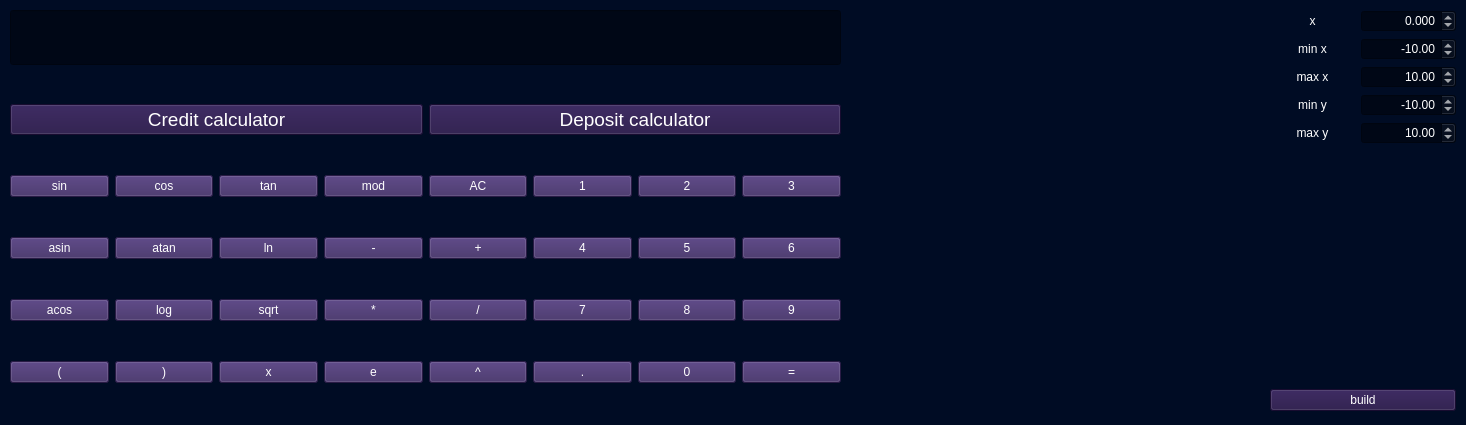
<?xml version="1.0" encoding="UTF-8"?>
<ui version="4.0">
 <class>MainWindow</class>
 <widget class="QMainWindow" name="MainWindow">
  <property name="geometry">
   <rect>
    <x>0</x>
    <y>0</y>
    <width>1466</width>
    <height>425</height>
   </rect>
  </property>
  <property name="sizePolicy">
   <sizepolicy hsizetype="Preferred" vsizetype="Preferred">
    <horstretch>0</horstretch>
    <verstretch>0</verstretch>
   </sizepolicy>
  </property>
  <property name="windowTitle">
   <string>MainWindow</string>
  </property>
  <property name="toolTip">
   <string/>
  </property>
  <property name="styleSheet">
   <string notr="true">background-color: rgb(0, 12, 36)</string>
  </property>
  <widget class="QWidget" name="centralwidget">
   <property name="sizePolicy">
    <sizepolicy hsizetype="Fixed" vsizetype="Fixed">
     <horstretch>0</horstretch>
     <verstretch>0</verstretch>
    </sizepolicy>
   </property>
   <widget class="QLineEdit" name="lineEdit_expression">
    <property name="geometry">
     <rect>
      <x>10</x>
      <y>10</y>
      <width>831</width>
      <height>55</height>
     </rect>
    </property>
    <property name="font">
     <font>
      <pointsize>20</pointsize>
     </font>
    </property>
    <property name="styleSheet">
     <string notr="true">background-color: rgb(0, 7, 22);
color: rgb(255, 255, 255);</string>
    </property>
    <property name="maxLength">
     <number>255</number>
    </property>
    <property name="alignment">
     <set>Qt::AlignRight|Qt::AlignTrailing|Qt::AlignVCenter</set>
    </property>
    <property name="readOnly">
     <bool>false</bool>
    </property>
   </widget>
   <widget class="QWidget" name="gridLayoutWidget_3">
    <property name="geometry">
     <rect>
      <x>10</x>
      <y>70</y>
      <width>831</width>
      <height>351</height>
     </rect>
    </property>
    <layout class="QGridLayout" name="tok_buttons_grid">
     <item row="3" column="1">
      <widget class="QPushButton" name="atan_button_f">
       <property name="styleSheet">
        <string notr="true">background-color: rgb(58, 38, 96);
color: rgb(255, 255, 255);</string>
       </property>
       <property name="text">
        <string>atan</string>
       </property>
      </widget>
     </item>
     <item row="4" column="1">
      <widget class="QPushButton" name="log_button_f">
       <property name="styleSheet">
        <string notr="true">background-color: rgb(58, 38, 96);
color: rgb(255, 255, 255);</string>
       </property>
       <property name="text">
        <string>log</string>
       </property>
      </widget>
     </item>
     <item row="2" column="3">
      <widget class="QPushButton" name="mod_button_p">
       <property name="styleSheet">
        <string notr="true">background-color: rgb(58, 38, 96);
color: rgb(255, 255, 255);</string>
       </property>
       <property name="text">
        <string>mod</string>
       </property>
      </widget>
     </item>
     <item row="2" column="7">
      <widget class="QPushButton" name="three_button_n">
       <property name="styleSheet">
        <string notr="true">background-color: rgb(58, 38, 96);
color: rgb(255, 255, 255);</string>
       </property>
       <property name="text">
        <string>3</string>
       </property>
      </widget>
     </item>
     <item row="5" column="2">
      <widget class="QPushButton" name="x_button_n">
       <property name="styleSheet">
        <string notr="true">background-color: rgb(58, 38, 96);
color: rgb(255, 255, 255);</string>
       </property>
       <property name="text">
        <string>x</string>
       </property>
      </widget>
     </item>
     <item row="3" column="7">
      <widget class="QPushButton" name="six_button_n">
       <property name="styleSheet">
        <string notr="true">background-color: rgb(58, 38, 96);
color: rgb(255, 255, 255);</string>
       </property>
       <property name="text">
        <string>6</string>
       </property>
      </widget>
     </item>
     <item row="3" column="5">
      <widget class="QPushButton" name="four_button_n">
       <property name="styleSheet">
        <string notr="true">background-color: rgb(58, 38, 96);
color: rgb(255, 255, 255);</string>
       </property>
       <property name="text">
        <string>4</string>
       </property>
      </widget>
     </item>
     <item row="5" column="6">
      <widget class="QPushButton" name="zero_button_n">
       <property name="styleSheet">
        <string notr="true">background-color: rgb(58, 38, 96);
color: rgb(255, 255, 255);</string>
       </property>
       <property name="text">
        <string>0</string>
       </property>
      </widget>
     </item>
     <item row="5" column="0">
      <widget class="QPushButton" name="leftp_button_n">
       <property name="styleSheet">
        <string notr="true">background-color: rgb(58, 38, 96);
color: rgb(255, 255, 255);</string>
       </property>
       <property name="text">
        <string>(</string>
       </property>
      </widget>
     </item>
     <item row="4" column="3">
      <widget class="QPushButton" name="mult_button_p">
       <property name="styleSheet">
        <string notr="true">background-color: rgb(58, 38, 96);
color: rgb(255, 255, 255);</string>
       </property>
       <property name="text">
        <string>*</string>
       </property>
      </widget>
     </item>
     <item row="4" column="0">
      <widget class="QPushButton" name="acos_button_f">
       <property name="styleSheet">
        <string notr="true">background-color: rgb(58, 38, 96);
color: rgb(255, 255, 255);</string>
       </property>
       <property name="text">
        <string>acos</string>
       </property>
      </widget>
     </item>
     <item row="2" column="2">
      <widget class="QPushButton" name="tan_button_f">
       <property name="styleSheet">
        <string notr="true">background-color: rgb(58, 38, 96);
color: rgb(255, 255, 255);</string>
       </property>
       <property name="text">
        <string>tan</string>
       </property>
      </widget>
     </item>
     <item row="2" column="1">
      <widget class="QPushButton" name="cos_button_f">
       <property name="styleSheet">
        <string notr="true">background-color: rgb(58, 38, 96);
color: rgb(255, 255, 255);</string>
       </property>
       <property name="text">
        <string>cos</string>
       </property>
      </widget>
     </item>
     <item row="4" column="2">
      <widget class="QPushButton" name="sqrt_button_f">
       <property name="styleSheet">
        <string notr="true">background-color: rgb(58, 38, 96);
color: rgb(255, 255, 255);</string>
       </property>
       <property name="text">
        <string>sqrt</string>
       </property>
      </widget>
     </item>
     <item row="5" column="1">
      <widget class="QPushButton" name="rightp_button_p">
       <property name="styleSheet">
        <string notr="true">background-color: rgb(58, 38, 96);
color: rgb(255, 255, 255);</string>
       </property>
       <property name="text">
        <string>)</string>
       </property>
      </widget>
     </item>
     <item row="3" column="4">
      <widget class="QPushButton" name="plus_button_p">
       <property name="styleSheet">
        <string notr="true">background-color: rgb(58, 38, 96);
color: rgb(255, 255, 255);</string>
       </property>
       <property name="text">
        <string>+</string>
       </property>
      </widget>
     </item>
     <item row="4" column="7">
      <widget class="QPushButton" name="nine_button_n">
       <property name="styleSheet">
        <string notr="true">background-color: rgb(58, 38, 96);
color: rgb(255, 255, 255);</string>
       </property>
       <property name="text">
        <string>9</string>
       </property>
      </widget>
     </item>
     <item row="5" column="3">
      <widget class="QPushButton" name="e_button_n">
       <property name="styleSheet">
        <string notr="true">background-color: rgb(58, 38, 96);
color: rgb(255, 255, 255);</string>
       </property>
       <property name="text">
        <string>e</string>
       </property>
      </widget>
     </item>
     <item row="4" column="4">
      <widget class="QPushButton" name="div_button_p">
       <property name="styleSheet">
        <string notr="true">background-color: rgb(58, 38, 96);
color: rgb(255, 255, 255);</string>
       </property>
       <property name="text">
        <string>/</string>
       </property>
      </widget>
     </item>
     <item row="2" column="0">
      <widget class="QPushButton" name="sin_button_f">
       <property name="styleSheet">
        <string notr="true">background-color: rgb(58, 38, 96);
color: rgb(255, 255, 255);</string>
       </property>
       <property name="text">
        <string>sin</string>
       </property>
      </widget>
     </item>
     <item row="2" column="6">
      <widget class="QPushButton" name="two_button_n">
       <property name="styleSheet">
        <string notr="true">background-color: rgb(58, 38, 96);
color: rgb(255, 255, 255);</string>
       </property>
       <property name="text">
        <string>2</string>
       </property>
      </widget>
     </item>
     <item row="5" column="4">
      <widget class="QPushButton" name="power_button_p">
       <property name="styleSheet">
        <string notr="true">background-color: rgb(58, 38, 96);
color: rgb(255, 255, 255);</string>
       </property>
       <property name="text">
        <string>^</string>
       </property>
      </widget>
     </item>
     <item row="3" column="6">
      <widget class="QPushButton" name="five_button_n">
       <property name="styleSheet">
        <string notr="true">background-color: rgb(58, 38, 96);
color: rgb(255, 255, 255);</string>
       </property>
       <property name="text">
        <string>5</string>
       </property>
      </widget>
     </item>
     <item row="2" column="4">
      <widget class="QPushButton" name="remove_button_o">
       <property name="styleSheet">
        <string notr="true">background-color: rgb(58, 38, 96);
color: rgb(255, 255, 255);</string>
       </property>
       <property name="text">
        <string>AC</string>
       </property>
      </widget>
     </item>
     <item row="3" column="2">
      <widget class="QPushButton" name="ln_button_f">
       <property name="styleSheet">
        <string notr="true">background-color: rgb(58, 38, 96);
color: rgb(255, 255, 255);</string>
       </property>
       <property name="text">
        <string>ln</string>
       </property>
      </widget>
     </item>
     <item row="5" column="5">
      <widget class="QPushButton" name="dot_button_n">
       <property name="styleSheet">
        <string notr="true">background-color: rgb(58, 38, 96);
color: rgb(255, 255, 255);</string>
       </property>
       <property name="text">
        <string>.</string>
       </property>
      </widget>
     </item>
     <item row="0" column="4" colspan="4">
      <widget class="QPushButton" name="deposit_button_o">
       <property name="font">
        <font>
         <pointsize>14</pointsize>
        </font>
       </property>
       <property name="styleSheet">
        <string notr="true">background-color: rgb(34, 17, 67);color: rgb(255, 255, 255);</string>
       </property>
       <property name="text">
        <string>Deposit calculator</string>
       </property>
      </widget>
     </item>
     <item row="4" column="5">
      <widget class="QPushButton" name="seven_button_n">
       <property name="styleSheet">
        <string notr="true">background-color: rgb(58, 38, 96);
color: rgb(255, 255, 255);</string>
       </property>
       <property name="text">
        <string>7</string>
       </property>
      </widget>
     </item>
     <item row="0" column="0" colspan="4">
      <widget class="QPushButton" name="credit_button_o">
       <property name="font">
        <font>
         <pointsize>14</pointsize>
        </font>
       </property>
       <property name="styleSheet">
        <string notr="true">background-color: rgb(34, 17, 67);color: rgb(255, 255, 255);</string>
       </property>
       <property name="text">
        <string>Credit calculator</string>
       </property>
      </widget>
     </item>
     <item row="4" column="6">
      <widget class="QPushButton" name="eight_button_n">
       <property name="styleSheet">
        <string notr="true">background-color: rgb(58, 38, 96);
color: rgb(255, 255, 255);</string>
       </property>
       <property name="text">
        <string>8</string>
       </property>
      </widget>
     </item>
     <item row="3" column="3">
      <widget class="QPushButton" name="minus_button_p">
       <property name="styleSheet">
        <string notr="true">background-color: rgb(58, 38, 96);
color: rgb(255, 255, 255);</string>
       </property>
       <property name="text">
        <string>-</string>
       </property>
      </widget>
     </item>
     <item row="3" column="0">
      <widget class="QPushButton" name="asin_button_f">
       <property name="styleSheet">
        <string notr="true">background-color: rgb(58, 38, 96);
color: rgb(255, 255, 255);</string>
       </property>
       <property name="text">
        <string>asin</string>
       </property>
      </widget>
     </item>
     <item row="5" column="7">
      <widget class="QPushButton" name="eq_button_o">
       <property name="styleSheet">
        <string notr="true">background-color: rgb(58, 38, 96);
color: rgb(255, 255, 255);</string>
       </property>
       <property name="text">
        <string>=</string>
       </property>
      </widget>
     </item>
     <item row="2" column="5">
      <widget class="QPushButton" name="one_button_n">
       <property name="styleSheet">
        <string notr="true">background-color: rgb(58, 38, 96);
color: rgb(255, 255, 255);</string>
       </property>
       <property name="text">
        <string>1</string>
       </property>
      </widget>
     </item>
    </layout>
   </widget>
   <widget class="QWidget" name="gridLayoutWidget_2">
    <property name="geometry">
     <rect>
      <x>1270</x>
      <y>10</y>
      <width>186</width>
      <height>401</height>
     </rect>
    </property>
    <layout class="QGridLayout" name="gridLayout">
     <item row="6" column="0">
      <spacer name="verticalSpacer">
       <property name="orientation">
        <enum>Qt::Vertical</enum>
       </property>
       <property name="sizeHint" stdset="0">
        <size>
         <width>20</width>
         <height>40</height>
        </size>
       </property>
      </spacer>
     </item>
     <item row="5" column="0" colspan="2">
      <widget class="QLabel" name="graphError_label">
       <property name="styleSheet">
        <string notr="true">color: rgb(255, 255, 255);</string>
       </property>
       <property name="text">
        <string/>
       </property>
       <property name="alignment">
        <set>Qt::AlignCenter</set>
       </property>
      </widget>
     </item>
     <item row="3" column="0">
      <widget class="QLabel" name="miny_label">
       <property name="styleSheet">
        <string notr="true">color: rgb(255, 255, 255);</string>
       </property>
       <property name="text">
        <string>min y</string>
       </property>
       <property name="alignment">
        <set>Qt::AlignCenter</set>
       </property>
      </widget>
     </item>
     <item row="4" column="1">
      <widget class="QDoubleSpinBox" name="doubleSpinBox_maxy">
       <property name="styleSheet">
        <string notr="true">background-color: rgb(0, 7, 22);
color: rgb(255, 255, 255);</string>
       </property>
       <property name="alignment">
        <set>Qt::AlignRight|Qt::AlignTrailing|Qt::AlignVCenter</set>
       </property>
       <property name="minimum">
        <double>-1000000.000000000000000</double>
       </property>
       <property name="maximum">
        <double>1000000.000000000000000</double>
       </property>
       <property name="singleStep">
        <double>0.100000000000000</double>
       </property>
       <property name="value">
        <double>10.000000000000000</double>
       </property>
      </widget>
     </item>
     <item row="3" column="1">
      <widget class="QDoubleSpinBox" name="doubleSpinBox_miny">
       <property name="styleSheet">
        <string notr="true">background-color: rgb(0, 7, 22);
color: rgb(255, 255, 255);</string>
       </property>
       <property name="alignment">
        <set>Qt::AlignRight|Qt::AlignTrailing|Qt::AlignVCenter</set>
       </property>
       <property name="minimum">
        <double>-1000000.000000000000000</double>
       </property>
       <property name="maximum">
        <double>1000000.000000000000000</double>
       </property>
       <property name="singleStep">
        <double>0.100000000000000</double>
       </property>
       <property name="value">
        <double>-10.000000000000000</double>
       </property>
      </widget>
     </item>
     <item row="4" column="0">
      <widget class="QLabel" name="maxy_label">
       <property name="styleSheet">
        <string notr="true">color: rgb(255, 255, 255);</string>
       </property>
       <property name="text">
        <string>max y</string>
       </property>
       <property name="alignment">
        <set>Qt::AlignCenter</set>
       </property>
      </widget>
     </item>
     <item row="2" column="1">
      <widget class="QDoubleSpinBox" name="doubleSpinBox_maxx">
       <property name="styleSheet">
        <string notr="true">background-color: rgb(0, 7, 22);
color: rgb(255, 255, 255);</string>
       </property>
       <property name="alignment">
        <set>Qt::AlignRight|Qt::AlignTrailing|Qt::AlignVCenter</set>
       </property>
       <property name="minimum">
        <double>-1000000.000000000000000</double>
       </property>
       <property name="maximum">
        <double>1000000.000000000000000</double>
       </property>
       <property name="singleStep">
        <double>0.100000000000000</double>
       </property>
       <property name="value">
        <double>10.000000000000000</double>
       </property>
      </widget>
     </item>
     <item row="1" column="1">
      <widget class="QDoubleSpinBox" name="doubleSpinBox_minx">
       <property name="styleSheet">
        <string notr="true">background-color: rgb(0, 7, 22);
color: rgb(255, 255, 255);</string>
       </property>
       <property name="alignment">
        <set>Qt::AlignRight|Qt::AlignTrailing|Qt::AlignVCenter</set>
       </property>
       <property name="minimum">
        <double>-1000000.000000000000000</double>
       </property>
       <property name="maximum">
        <double>1000000.000000000000000</double>
       </property>
       <property name="singleStep">
        <double>0.100000000000000</double>
       </property>
       <property name="value">
        <double>-10.000000000000000</double>
       </property>
      </widget>
     </item>
     <item row="2" column="0">
      <widget class="QLabel" name="maxx_label">
       <property name="styleSheet">
        <string notr="true">color: rgb(255, 255, 255);</string>
       </property>
       <property name="text">
        <string>max x</string>
       </property>
       <property name="alignment">
        <set>Qt::AlignCenter</set>
       </property>
      </widget>
     </item>
     <item row="1" column="0">
      <widget class="QLabel" name="minx_label">
       <property name="styleSheet">
        <string notr="true">color: rgb(255, 255, 255);</string>
       </property>
       <property name="text">
        <string>min x</string>
       </property>
       <property name="alignment">
        <set>Qt::AlignCenter</set>
       </property>
      </widget>
     </item>
     <item row="7" column="0" colspan="2">
      <widget class="QPushButton" name="build_button">
       <property name="styleSheet">
        <string notr="true">background-color: rgb(34, 17, 67);color: rgb(255, 255, 255);</string>
       </property>
       <property name="text">
        <string>build</string>
       </property>
      </widget>
     </item>
     <item row="0" column="0">
      <widget class="QLabel" name="minx_label_2">
       <property name="styleSheet">
        <string notr="true">color: rgb(255, 255, 255);</string>
       </property>
       <property name="text">
        <string>x</string>
       </property>
       <property name="alignment">
        <set>Qt::AlignCenter</set>
       </property>
      </widget>
     </item>
     <item row="0" column="1">
      <widget class="QDoubleSpinBox" name="doubleSpinBox_xvalue">
       <property name="styleSheet">
        <string notr="true">background-color: rgb(0, 7, 22);
color: rgb(255, 255, 255);</string>
       </property>
       <property name="alignment">
        <set>Qt::AlignRight|Qt::AlignTrailing|Qt::AlignVCenter</set>
       </property>
       <property name="decimals">
        <number>3</number>
       </property>
       <property name="minimum">
        <double>-100000000.000000000000000</double>
       </property>
       <property name="maximum">
        <double>10000000.000000000000000</double>
       </property>
       <property name="singleStep">
        <double>1.000000000000000</double>
       </property>
       <property name="value">
        <double>0.000000000000000</double>
       </property>
      </widget>
     </item>
    </layout>
   </widget>
   <widget class="QCustomPlot" name="widget" native="true">
    <property name="geometry">
     <rect>
      <x>850</x>
      <y>10</y>
      <width>411</width>
      <height>401</height>
     </rect>
    </property>
   </widget>
  </widget>
 </widget>
 <customwidgets>
  <customwidget>
   <class>QCustomPlot</class>
   <extends>QWidget</extends>
   <header>qcustomplot.h</header>
   <container>1</container>
  </customwidget>
 </customwidgets>
 <resources/>
 <connections/>
</ui>
